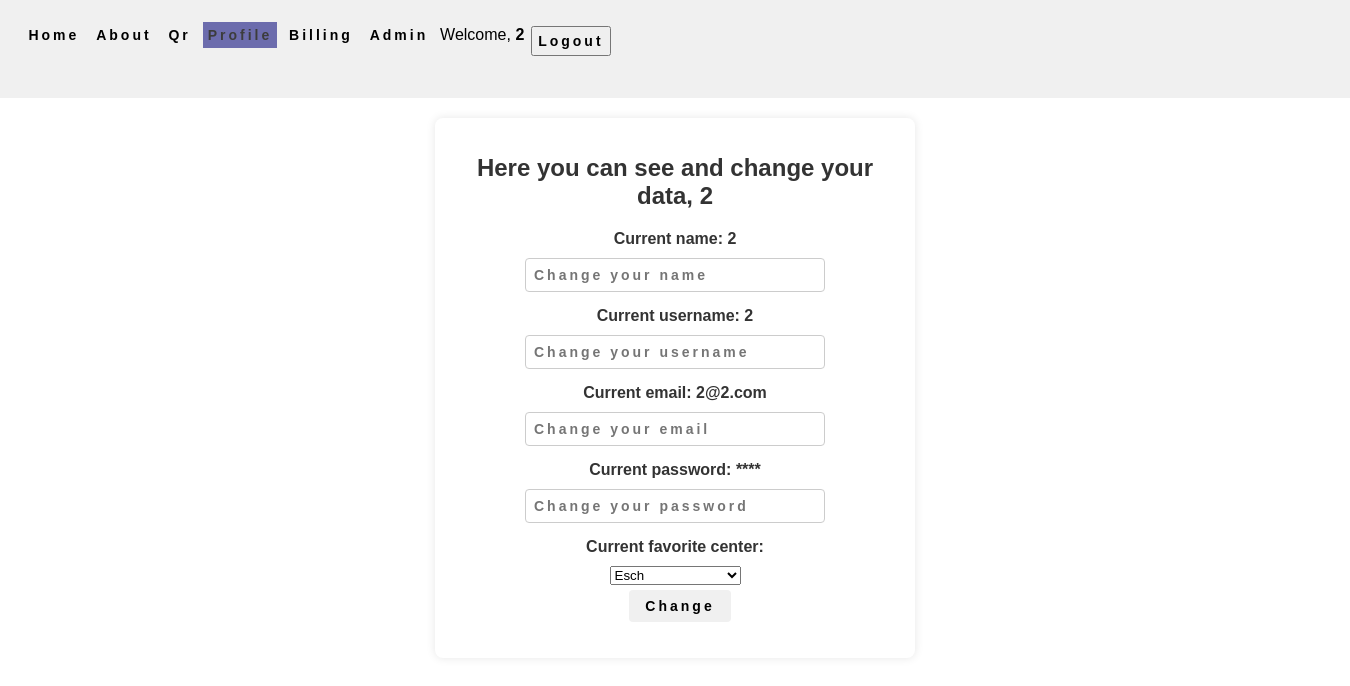
The app's page /profile.php (signed in) with its own data.
### tables this page shows
CREATE TABLE `Users` (
  `Username` varchar(255) NOT NULL,
  `Name` varchar(255) NOT NULL,
  `Email` varchar(255) DEFAULT NULL,
  `IsAdmin` tinyint(1) NOT NULL DEFAULT 0,
  `RandomCode` varchar(255) DEFAULT NULL,
  `Qr_code` varchar(20) NOT NULL,
  `PasswordHash` varchar(255) NOT NULL,
  `RecCenterCode` varchar(255) NOT NULL
);

### functions.php (called while the page is built, shortened)
<?php
function getAllCenters($db) {
    $sql = "SELECT * FROM RecyclingCenter";
    $result = mysqli_query($db, $sql);
    $allCenters = [];
    while ($row = mysqli_fetch_assoc($result)) {
        $allCenters[] = $row["CenterName"];
    }
    return $allCenters;
}
function getUserData($db, $username) {
    $sql = "SELECT * FROM Users WHERE Username = '$username'";
    $result = mysqli_query($db, $sql);
    return mysqli_fetch_assoc($result);
}

### profile.php (the view, shortened to what this page needs)
<?php
include 'nav-bar.php';
include 'functions.php';
?>
<!doctype html>
<html lang="en">
<head>
</head>
<body>
<?php
    $userData =getUserData($db, $_SESSION["username"]);
    $allCenters = getAllCenters($db);
?>
<main>
    <div class="form-container">
    <h1>Here you can see and change your data, <?php echo $_SESSION["username"]?></h1>
    <form method="post">
    <div class="form-group">
        <label for="name">Current name: <?php echo $userData['Name'];?></label>
        <input type="text" name="newName" placeholder="Change your name" >
    </div>
    <div class="form-group">
        <label for="username">Current username: <?php echo $userData['Username'];?></label>
        <input type="text" name="newUsername" placeholder="Change your username" >
    </div>
    <div class="form-group">
        <label for="email">Current email: <?php echo $userData['Email'];?></label>
        <input type="text" name="newEmail" placeholder="Change your email" >
    </div>
    <div class="form-group">
        <label for="password">Current password: ****</label>
        <input type="password" name="newPassword" placeholder="Change your password" >
    </div>
    <div class="form-group">
        <label for="center">Current favorite center: <?php echo $_SESSION["CenterName"]?></label>
        <div>
            <select name="newCenter" id="Center" required>
                <?php foreach($allCenters as $center): ?>
                    <option placeholder="Change your center" value="<?php echo $center; ?>"><?php echo $center; ?></option>
                <?php endforeach; ?>
            </select>
	    </div>
        <input type="submit" value="Change" name="changeCenter" class="submit-button">
    </div>
    </form>
</div>
</main>
</body>
</html>

### styles.css (style rules this page uses)
body { font-family: Arial, sans-serif; margin: 0; }
main { margin: 20px; }
.form-container { background: #fff; padding: 20px 40px; border-radius: 8px; box-shadow: 0 0 10px rgba(0, 0, 0, 0.1); text-align: center; max-width: 400px; margin: auto; }
.form-container h1 { font-size: 24px; margin-bottom: 20px; color: #333; }
.form-group { margin-bottom: 15px; }
.form-group label { color: #333; display: block; margin-bottom: 10px; font-weight: bold; }
.form-group input[type="text"], .form-group input[type="password"] { width: calc(100% - 100px); padding: 8px; border: 1px solid #ccc; border-radius: 4px; box-sizing: border-box; display: inline-block; }
.form-group input[type="submit"] { display: none; }
.submit-button { background-color: #f0f0f0; padding: 8px 16px; border: none; border-radius: 4px; cursor: pointer; display: inline-block !important; margin-left: 10px; margin-top: 5px; }
.nav-links a, input { color: black; text-decoration: none; letter-spacing: 3px; font-weight: bold; font-size: 14px; padding: 5px 5px; }

### records on screen
users: Name "2", Username "2", Email "2@2.com"

### other values on screen
$_SESSION["username"] "2"
form field newCenter "Esch"
